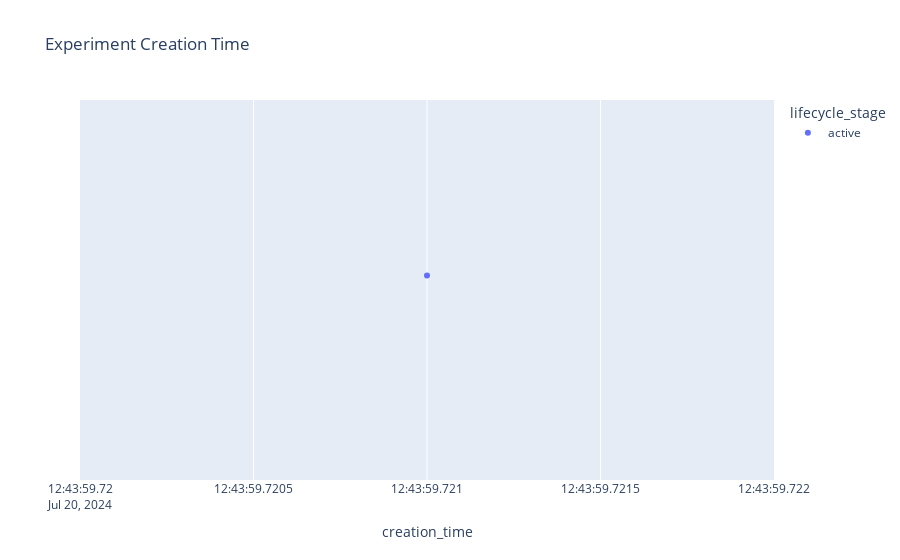

The code cell stored with this chart in its notebook:
### Markdown cell above
# DASHBOARDS

### Code cell
px.strip(
    experiments,
    x="creation_time",
    color="lifecycle_stage",
    hover_name="name",
    hover_data=experiments.columns,
    title="Experiment Creation Time",
)

### Figure 1 — Plotly figure (JSON) as saved in the notebook; plotly's stock layout.template omitted (floating-point values rounded to 4 significant figures)
{"data": [{"alignmentgroup": "True", "boxpoints": "all", "customdata": [["file:///home/fmind/mlops-python-package/mlruns/562757566260573932", "562757566260573932", "2024-07-20T12:43:59.721000", "active", "bikes", {}]], "fillcolor": "rgba(255,255,255,0)", "hoveron": "points", "hovertemplate": "<b>%{hovertext}</b><br><br>lifecycle_stage=%{customdata[3]}<br>creation_time=%{x}<br>artifact_location=%{customdata[0]}<br>experiment_id=%{customdata[1]}<br>last_update_time=%{customdata[2]}<br>name=%{customdata[4]}<br>tags=%{customdata[5]}<extra></extra>", "hovertext": ["bikes"], "legendgroup": "active", "line": {"color": "rgba(255,255,255,0)"}, "marker": {"color": "#636efa"}, "name": "active", "offsetgroup": "active", "orientation": "h", "pointpos": 0, "showlegend": true, "type": "box", "x": ["2024-07-20T12:43:59.721000"], "x0": " ", "xaxis": "x", "y0": " ", "yaxis": "y"}], "layout": {"boxmode": "group", "legend": {"title": {"text": "lifecycle_stage"}, "tracegroupgap": 0}, "title": {"text": "Experiment Creation Time"}, "xaxis": {"anchor": "y", "domain": [0, 1], "title": {"text": "creation_time"}}, "yaxis": {"anchor": "x", "domain": [0, 1]}}}
